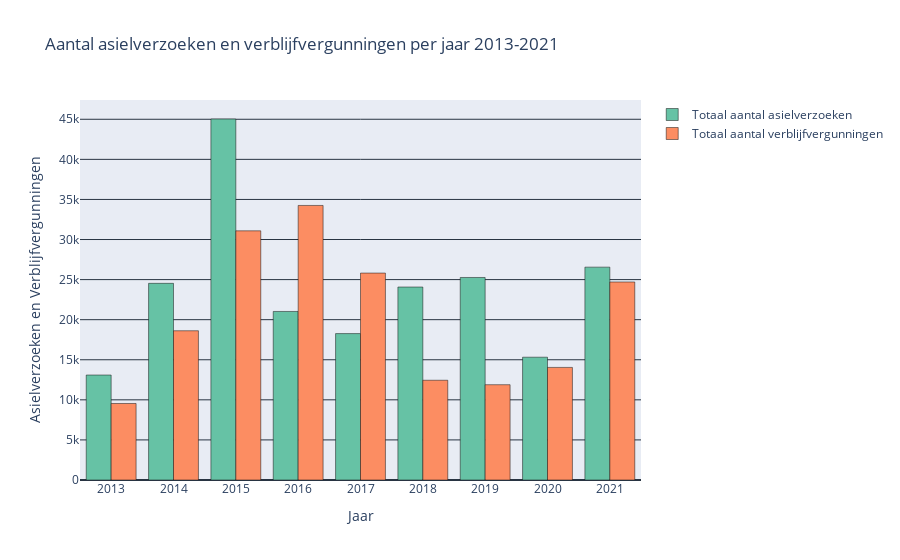

Source (notebook cell):
### Code cell
asielverzoeken= go.Bar(
    x = pd_total_permits_and_request['Jaar'],
    y = pd_total_permits_and_request['Totaal asielverzoeken (aantal)']
)

verblijfvergunningen = go.Bar(
    x = pd_total_permits_and_request['Jaar'],
    y = pd_total_permits_and_request['Verblijfsvergunningen']
)






layout = go.Layout(
    plot_bgcolor='#e8ecf4',
    paper_bgcolor='white',
    title=dict(
        text='Aantal asielverzoeken en verblijfvergunningen per jaar 2013-2021',
        font=dict(
            color='rgb(42,63,95)'
        )
    ),
    xaxis=go.layout.XAxis(
        type='category',
        title=dict(
            text='Jaar',
            font=dict(
                color='rgb(42,63,95)'
            )
        ),
        tickfont=dict(
            color='rgb(42,63,95)'
        )
    ),
    yaxis=go.layout.YAxis(
        title=dict(
            text='Asielverzoeken en Verblijfvergunningen',
            font=dict(
                color='rgb(42,63,95)'
            )
        ),
        tickfont=dict(
            color='rgb(42,63,95)'
        ),

    ),

    legend=dict(
        font=dict(
            color='rgb(42,63,95)'
        ),
        bgcolor='white',
    ),



)
asielverzoeken.marker.color = 'rgb(102,194,165)'
verblijfvergunningen.marker.color = 'rgb(252,141,98)'
asielverzoeken.name = 'Totaal aantal asielverzoeken'
verblijfvergunningen.name = 'Totaal aantal verblijfvergunningen'

fig = go.Figure(data=[asielverzoeken, verblijfvergunningen], layout=layout)
fig.show()
#Belanrijk!!: Generatieve Kunstmatige intelligentie (KI) (ChatGPT met GPT 3.5) was gebruikt voor het creëren van deze opdracht. Met als doel het genereren van nieuwe, en het verbeteren van bestaande code. Zie de promps en terug gekregen antwoorden in de appendix

### Figure 1 — Plotly figure (JSON) as saved in the notebook; plotly's stock layout.template omitted (floating-point values rounded to 4 significant figures)
{"data": [{"marker": {"color": "rgb(102,194,165)"}, "name": "Totaal aantal asielverzoeken", "type": "bar", "x": [2013, 2014, 2015, 2016, 2017, 2018, 2019, 2020, 2021], "y": [13095, 24535, 45035, 21025, 18265, 24075, 25265, 15320, 26555]}, {"marker": {"color": "rgb(252,141,98)"}, "name": "Totaal aantal verblijfvergunningen", "type": "bar", "x": [2013, 2014, 2015, 2016, 2017, 2018, 2019, 2020, 2021], "y": ["9,545", "18,620", "31,085", "34,250", "25,815", "12,445", "11,890", "14,045", "24,705"]}], "layout": {"legend": {"bgcolor": "white", "font": {"color": "rgb(42,63,95)"}}, "paper_bgcolor": "white", "plot_bgcolor": "#e8ecf4", "title": {"font": {"color": "rgb(42,63,95)"}, "text": "Aantal asielverzoeken en verblijfvergunningen per jaar 2013-2021"}, "xaxis": {"tickfont": {"color": "rgb(42,63,95)"}, "title": {"font": {"color": "rgb(42,63,95)"}, "text": "Jaar"}, "type": "category"}, "yaxis": {"tickfont": {"color": "rgb(42,63,95)"}, "title": {"font": {"color": "rgb(42,63,95)"}, "text": "Asielverzoeken en Verblijfvergunningen"}}}}
